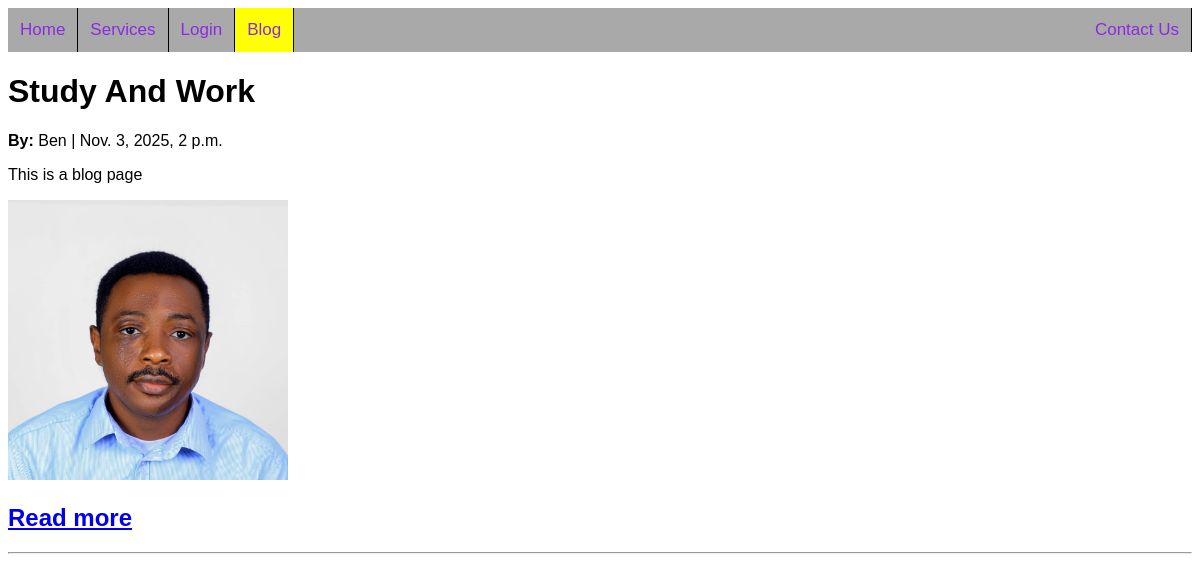
/blog/, run on an earlier commit of the app's database.
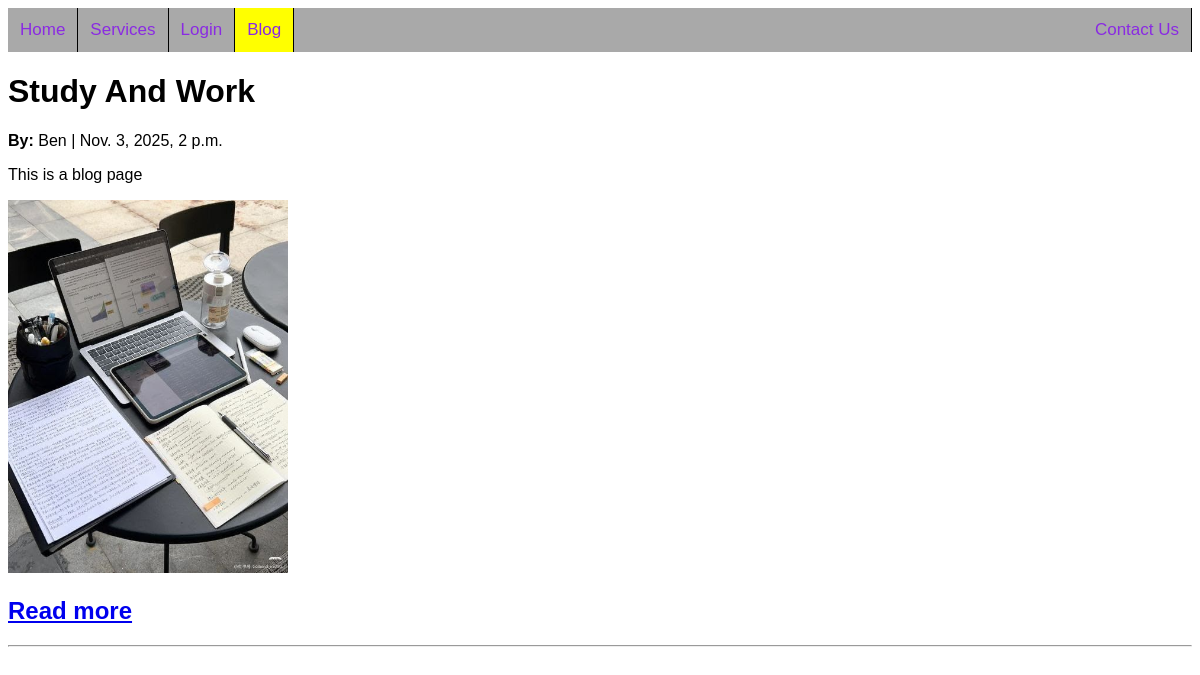
And on a later commit of the database.
### blog/models.py (models this page shows)
class Post(models.Model):
    title = models.CharField(max_length=200)
    author = models.CharField(max_length=100)
    body = models.TextField()
    picture = models.ImageField(upload_to='post_pics/', null=True, blank=True)
    created_on = models.DateTimeField(default=timezone.now)
    slug = models.SlugField(unique=True, blank=True)

### blog/views.py (the view)
# urls.py: path('', views.blog_list, name='emeka'),
def blog_list(request):
    posts = Post.objects.all().order_by('-created_on')
    return render(request, 'blog/blog_list.html', {'posts': posts})

### blog/templates/blog/blog_list.html (shortened to what this page needs)
<!DOCTYPE html>
<html lang="en">
<head>
</head>
<body>
    {% for post in posts %}
    <div>
        <div class="navbar">
            <a href="#">Home</a>
            <a href="#">Services</a>
            <a href="#">Login</a>
            <a class="active" href="{% url 'emeka' %}">Blog</a>
            <ul style="float:right"><a href="#">Contact Us</a></ul>
        </div>
        <h1>Study And Work</h1>
        <p><strong>By:</strong> {{ post.author }} | {{ post.created_on }}</p>
        <p>{{ post.body|truncatewords:30 }}</p>
        {% if post.picture %}
        <img src="{{ post.picture.url }}" alt="{{ post.name }}" width="280">
        {% endif %}
        <h2>
            <a href="{% url 'blog_detail' post.slug %}">Read more</a>
        </h2>
        <hr>
        {% endfor %}
    </body>
    </html>

### blog/templates/blog/blog_list.html (style rules this page uses)
body { font-family: Arial, Helvetica, sans-serif; }
.navbar { width: 100%; background-color: darkgray; overflow: auto; position: sticky; top: 0; }
.navbar a { float: left; padding: 12px; color: blueviolet; text-decoration: none; font-size: 17px; float: left; border-right:1px solid black; }
.active { background-color: yellow; }
ul { list-style-type: none; margin: 0; padding: 0; }

What changed in the data, as far as the page shows it:
changed Post "Ben": picture: a different picture
